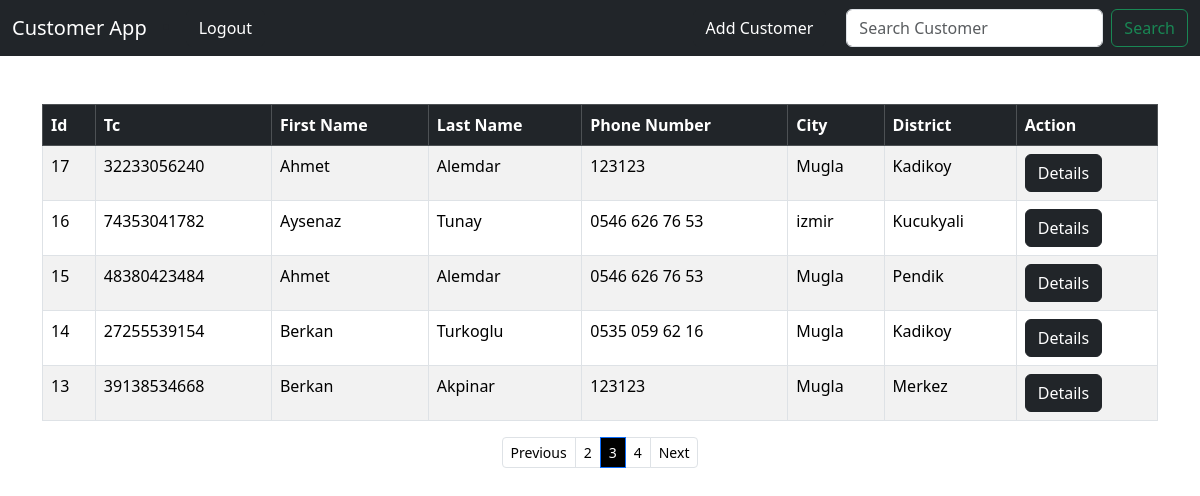
/?page=3 (signed in), run on the app's committed database.
### crm/models.py (models this page shows, shortened)
class Customer(models.Model):
    created_at = models.DateTimeField(auto_now_add=True)
    tc_no = models.IntegerField(editable=True, validators=[
        RegexValidator(r'^[1-9]{1}[0-9]{9}[02468]{1}$', message="Invalid Tc No ", code="invalid_number")], unique=True)
    first_name = models.CharField(max_length=50, editable=True)
    last_name =  models.CharField(max_length=50, editable=True)
    phone = models.CharField(max_length=15, editable=True)
    city =  models.CharField(max_length=50, editable=True)
    district =  models.CharField(max_length=50, editable=True)

### crm/views.py (the view)
# urls.py: path("", views.home, name="home"),
def home(request):
    if request.method == 'POST':
        username = request.POST['username']
        password = request.POST['password']
        user = authenticate(request, username=username, password=password)
        if user is not None:
            login(request, user)
            messages.success(request, "You have been logged in!")
            return redirect('home')
        else :
            messages.error(request, "There was an error! Please check your password or username!")
            return redirect('home')
    else :
        p = Paginator(Customer.objects.all().order_by('-created_at'), 5)
        page = request.GET.get('page')
        customers = p.get_page(page)
        return render(request, 'home.html', {'customers' : customers})

### crm/templates/home.html (shortened to what this page needs)
{% extends 'base.html' %}
{% block content %}
    {% if user.is_authenticated %}
        <table class="table table-striped table-hover table-bordered">
          <thead class="table-dark" >
            <tr >
              <th scope="col">Id</th>
              <th scope="col">Tc</th>
              <th scope="col">First Name</th>
              <th scope="col">Last Name</th>
              <th scope="col">Phone Number</th>
              <th scope="col">City</th>
              <th scope="col">District</th>
              <th scope="col">Action</th>
            </tr>
          </thead>
          <tbody>
              {% if customers %}
                {% for customer in customers %}
                    <tr>
                      <td>{{ customer.id }}</td>
                      <td>{{ customer.tc_no }}</td>
                      <td>{{ customer.first_name }}</td>
                      <td>{{ customer.last_name }}</td>
                      <td>{{ customer.phone }}</td>
                      <td>{{ customer.city }}</td>
                      <td>{{ customer.district }}</td>
                      <td><a href="{% url 'customer' customer.id %}" class="btn btn-dark">Details</a></td>
                    </tr>
                {% endfor %}
              {% endif %}
          </tbody>
        </table>
          <nav aria-label="Page navigation example">
            <ul class="pagination justify-content-center pagination-sm">
              {% if customers.has_previous %}
                <li class="page-item " ><a class="page-link" style="color: black;" href="?page={{ customers.previous_page_number }}">Previous</a></li>
                <li class="page-item "><a class="page-link" style="color: black;" href="?page={{ customers.previous_page_number }}">{{ customers.previous_page_number }}</a></li>
              {% endif %}
                <li class="page-item active">
                  <span class="page-link" style="color: white; background-color: black;">
                    {{ customers.number }}
                  </span>
                </li>
              {% if customers.has_next %}
              <li class="page-item"><a class="page-link" style="color: black;" href="?page={{ customers.next_page_number }}">{{ customers.next_page_number }}</a></li>
              <li class="page-item"><a class="page-link" style="color: black;" href="?page={{ customers.next_page_number }}">Next</a></li>
              {% endif %}
            </ul>
          </nav>
    {% endif %}
{% endblock content %}

### data on the page
Customer: id "17", tc_no "32233056240", first_name "Ahmet", last_name "Alemdar", phone "123123", city "Mugla", district "Kadikoy"
Customer: id "16", tc_no "74353041782", first_name "Aysenaz", last_name "Tunay", phone "0546 626 76 53", city "izmir", district "Kucukyali"
Customer: id "15", tc_no "48380423484", first_name "Ahmet", last_name "Alemdar", phone "0546 626 76 53", city "Mugla", district "Pendik"
Customer: id "14", tc_no "27255539154", first_name "Berkan", last_name "Turkoglu", phone "0535 059 62 16", city "Mugla", district "Kadikoy"
Customer: id "13", tc_no "39138534668", first_name "Berkan", last_name "Akpinar", phone "123123", city "Mugla", district "Merkez"

### other printed values
{{ customers.previous_page_number }} "2"
{{ customers.number }} "3"
{{ customers.next_page_number }} "4"
